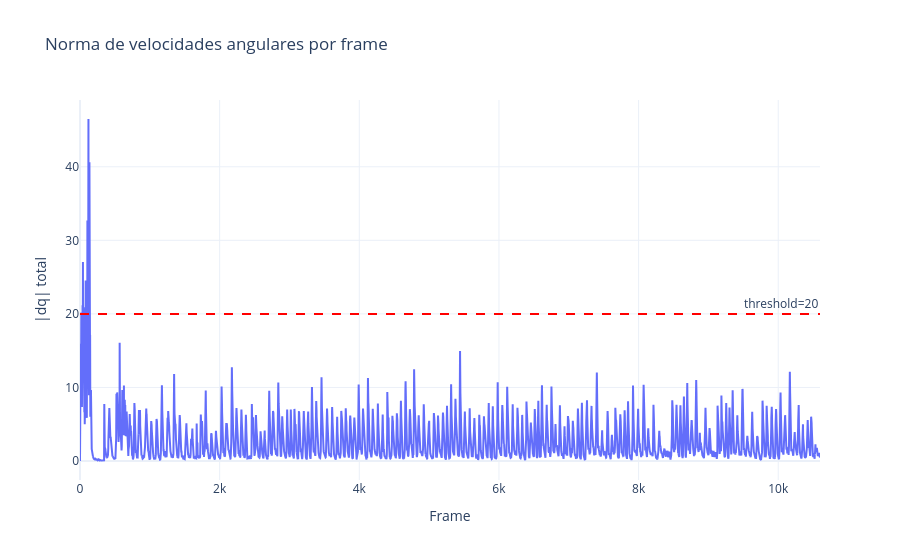

Notebook cell for this chart:
### Markdown cell above
## 5.3 Graficar norma de velocidades angulares

### Code cell
import pandas as pd
import numpy as np
import plotly.express as px
import plotly.graph_objects as go

SESSION="29-09-26/15-33-56"
BASE = f"/home/udirobotika/blea/GR00T-WholeBodyControl/gear_sonic_deploy/logs/{SESSION}"

dq = pd.read_csv(f"{BASE}/dq.csv")
dq_vals = dq[[c for c in dq.columns if c.startswith("dq_")]].values
norm = np.linalg.norm(dq_vals, axis=1)

fig = go.Figure()
fig.add_trace(go.Scatter(y=norm, mode='lines', name='|dq| total'))
fig.add_hline(y=20, line_dash="dash", line_color="red", annotation_text="threshold=20")

fig.update_layout(
    title="Norma de velocidades angulares por frame",
    xaxis_title="Frame",
    yaxis_title="|dq| total",
    template="plotly_white"
)
fig.show()

### Figure 1 — Plotly figure (JSON) as saved in the notebook; plotly's stock layout.template omitted (floating-point values rounded to 4 significant figures; data arrays with more than 128 entries replaced by an {"elided": "..."} marker saying what was removed)
{"data": [{"mode": "lines", "name": "|dq| total", "type": "scatter", "y": {"elided": "10599 float values"}}], "layout": {"annotations": [{"showarrow": false, "text": "threshold=20", "x": 1, "xanchor": "right", "xref": "x domain", "y": 20, "yanchor": "bottom", "yref": "y"}], "shapes": [{"line": {"color": "red", "dash": "dash"}, "type": "line", "x0": 0, "x1": 1, "xref": "x domain", "y0": 20, "y1": 20, "yref": "y"}], "title": {"text": "Norma de velocidades angulares por frame"}, "xaxis": {"title": {"text": "Frame"}}, "yaxis": {"title": {"text": "|dq| total"}}}}
